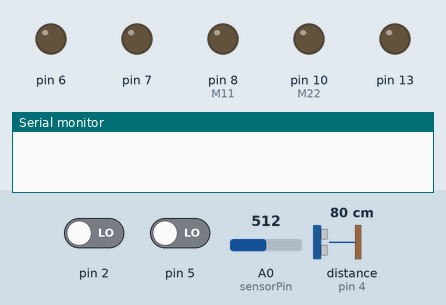
Bench run of a sketch on a simulated Arduino Uno, built with avr-gcc and run on an emulated ATmega328P. On the bench: output pins drawn as LEDs (lit = HIGH), the last lines printed to the serial monitor. Inputs (shaded band) come from the test bench; at power-on: pin 2 LOW, distance to the obstacle (sensor on pin 4) 80 cm, pin 5 LOW, A0 (sensorPin) = 512. The echo pulse lasts 58.3 µs per cm; pins used as bus, display or sensor lines are not drawn.

Above: at 1.2 s.
1.3 s: pin 2 driven HIGH
At 2.0 s:
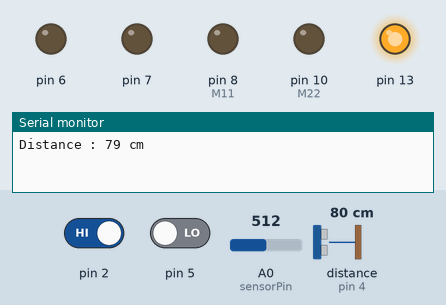
2.8 s: distance to the obstacle (sensor on pin 4) set to 128 cm
5.8 s: distance to the obstacle (sensor on pin 4) set to 137 cm
7.3 s: pin 5 driven HIGH
At 10.1 s:
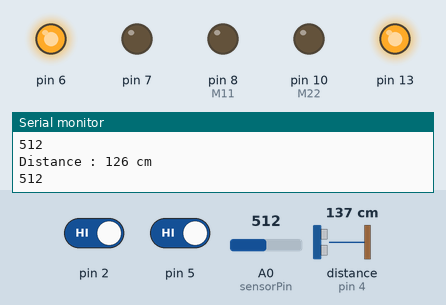
10.3 s: pin 2 driven LOW
At 12.5 s:
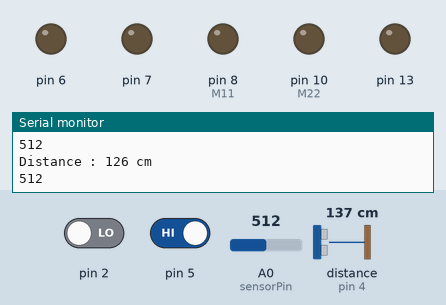
12.8 s: pin 2 driven HIGH
At 13.5 s:
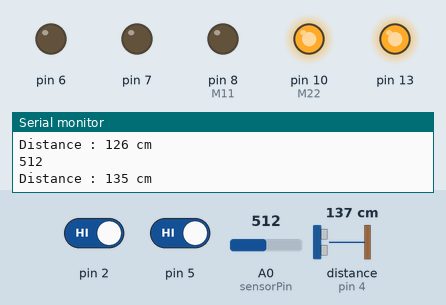
Timing chart, 0 to 24.3 s (numbered marks = the images above; inputs shaded):
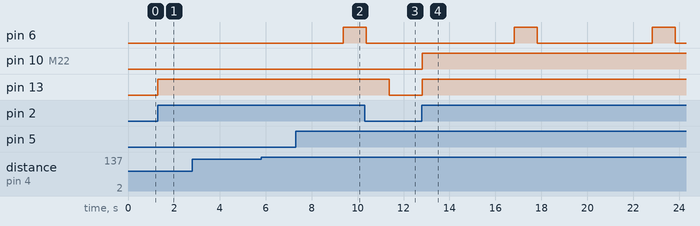

Measured:
- after the input at 1.3 s, pin 13: LOW → HIGH at once
- after the input at 5.8 s, every drawn part: stays the same
- after the input at 7.3 s, pin 6: LOW → HIGH after 2.1 s; pin 10 (M22): stays LOW (without the input it goes to HIGH after 2.1 s)
- after the input at 10.3 s, pin 10 (M22): stays LOW (without the input it goes to HIGH after 1.1 s); pin 13: HIGH → LOW after 1.1 s
- after the input at 12.8 s, pin 6: alternates HIGH for 1.0 s and LOW for 5.0 s, starting after 4.0 s; pin 10 (M22), pin 13: LOW → HIGH at once

The sketch:

smarthome_code.ino
```cpp
#define echoPin 4
#define trigPin 3
int pir = 0;

int sensorPin = A0;
int sensorValue = 0;

int M11 = 8;
int M22 = 10;

long duration;
int distance;

void setup()
{
  Serial.begin(9600);
  pinMode(trigPin,OUTPUT);
  pinMode(echoPin,INPUT);
  pinMode(13,OUTPUT);
  pinMode(2,INPUT);
  pinMode(M11,OUTPUT);
  pinMode(M22,OUTPUT);
  pinMode(7,OUTPUT);
  pinMode(sensorPin,INPUT);
  pinMode(6,OUTPUT);
  pinMode(5,INPUT);
}

void loop()
{
  digitalWrite(12,HIGH);
  pir = digitalRead(2);
  if (pir == HIGH)
  {
    digitalWrite(13,HIGH);
    digitalWrite(trigPin,LOW);
    delayMicroseconds(2);
    digitalWrite(trigPin,HIGH);
  	delayMicroseconds(10);
  	digitalWrite(trigPin,LOW);

    duration=pulseIn(echoPin,HIGH);
    distance=(duration*0.034/2);
    Serial.print("Distance : ");
    Serial.print(distance);
    Serial.println(" cm ");
    if(distance > 130)
    {
      digitalWrite(M11,LOW);
      digitalWrite(M22,HIGH);
      delay(3000);
    }
    else
    {
      digitalWrite(M11,LOW);
      digitalWrite(M22,LOW);
      delay(3000);
    }
    sensorValue = analogRead(sensorPin);
    Serial.println(sensorValue);
    if(sensorValue < 40)
    {
      digitalWrite(7,HIGH);
      delay(2);
    }
    else
    {
      digitalWrite(7,LOW);
    }
    delay(1000);
    if (digitalRead(5) == HIGH)
    {
      digitalWrite(6,HIGH);
      delay(1000);
      digitalWrite(6,LOW);
      delay(1000);
    }
    else if(digitalRead(5) == LOW)
    {
      digitalWrite(6,LOW);
      delay(50);
    }
  }
  else
  {
    digitalWrite(13,LOW);
  }
  delay(10);
}
```
